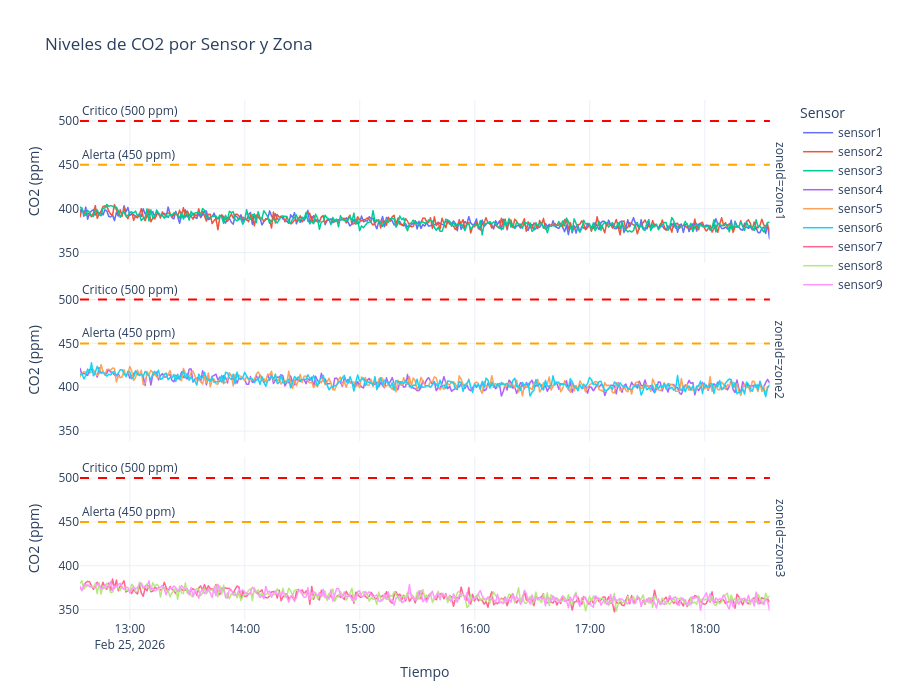

The cell this chart's notebook holds for it:
### Markdown cell above
---
## Niveles de CO2 por Sensor

Evolucion temporal del CO2 con umbrales de alerta.

### Code cell
# Resamplear CO2 a 1 minuto por sensor
df_co2_resampled = (
    df_co2
    .set_index("timestamp")
    .groupby("sensorId")
    .resample("1min")["co2Level"]
    .mean()
    .reset_index()
)

# Asignar zona
df_co2_resampled["zoneId"] = df_co2_resampled["sensorId"].map(SENSOR_ZONE_MAP)

fig_co2 = px.line(
    df_co2_resampled,
    x="timestamp",
    y="co2Level",
    color="sensorId",
    facet_row="zoneId",
    labels={"co2Level": "CO2 (ppm)", "timestamp": "Tiempo", "sensorId": "Sensor"},
    title="Niveles de CO2 por Sensor y Zona",
    template="plotly_white",
    height=700,
)

# Umbrales de CO2
for i in range(len(fig_co2.data)):
    fig_co2.data[i].line.width = 1.5

fig_co2.add_hline(y=450, line_dash="dash", line_color="orange",
                  annotation_text="Alerta (450 ppm)", annotation_position="top left")
fig_co2.add_hline(y=500, line_dash="dash", line_color="red",
                  annotation_text="Critico (500 ppm)", annotation_position="top left")

fig_co2.update_layout(hovermode="x unified")
fig_co2.show()

### Figure 1 — Plotly figure (JSON) as saved in the notebook; plotly's stock layout.template omitted (floating-point values rounded to 4 significant figures; data arrays with more than 128 entries replaced by an {"elided": "..."} marker saying what was removed)
{"data": [{"hovertemplate": "Sensor=sensor1<br>zoneId=zone1<br>Tiempo=%{x}<br>CO2 (ppm)=%{y}<extra></extra>", "legendgroup": "sensor1", "line": {"color": "#636efa", "dash": "solid", "width": 1.5}, "marker": {"symbol": "circle"}, "mode": "lines", "name": "sensor1", "showlegend": true, "type": "scattergl", "x": {"elided": "361 str values"}, "xaxis": "x3", "y": {"elided": "361 float values"}, "yaxis": "y3"}, {"hovertemplate": "Sensor=sensor2<br>zoneId=zone1<br>Tiempo=%{x}<br>CO2 (ppm)=%{y}<extra></extra>", "legendgroup": "sensor2", "line": {"color": "#EF553B", "dash": "solid", "width": 1.5}, "marker": {"symbol": "circle"}, "mode": "lines", "name": "sensor2", "showlegend": true, "type": "scattergl", "x": {"elided": "361 str values"}, "xaxis": "x3", "y": {"elided": "361 float values"}, "yaxis": "y3"}, {"hovertemplate": "Sensor=sensor3<br>zoneId=zone1<br>Tiempo=%{x}<br>CO2 (ppm)=%{y}<extra></extra>", "legendgroup": "sensor3", "line": {"color": "#00cc96", "dash": "solid", "width": 1.5}, "marker": {"symbol": "circle"}, "mode": "lines", "name": "sensor3", "showlegend": true, "type": "scattergl", "x": {"elided": "361 str values"}, "xaxis": "x3", "y": {"elided": "361 float values"}, "yaxis": "y3"}, {"hovertemplate": "Sensor=sensor4<br>zoneId=zone2<br>Tiempo=%{x}<br>CO2 (ppm)=%{y}<extra></extra>", "legendgroup": "sensor4", "line": {"color": "#ab63fa", "dash": "solid", "width": 1.5}, "marker": {"symbol": "circle"}, "mode": "lines", "name": "sensor4", "showlegend": true, "type": "scattergl", "x": {"elided": "361 str values"}, "xaxis": "x2", "y": {"elided": "361 float values"}, "yaxis": "y2"}, {"hovertemplate": "Sensor=sensor5<br>zoneId=zone2<br>Tiempo=%{x}<br>CO2 (ppm)=%{y}<extra></extra>", "legendgroup": "sensor5", "line": {"color": "#FFA15A", "dash": "solid", "width": 1.5}, "marker": {"symbol": "circle"}, "mode": "lines", "name": "sensor5", "showlegend": true, "type": "scattergl", "x": {"elided": "361 str values"}, "xaxis": "x2", "y": {"elided": "361 float values"}, "yaxis": "y2"}, {"hovertemplate": "Sensor=sensor6<br>zoneId=zone2<br>Tiempo=%{x}<br>CO2 (ppm)=%{y}<extra></extra>", "legendgroup": "sensor6", "line": {"color": "#19d3f3", "dash": "solid", "width": 1.5}, "marker": {"symbol": "circle"}, "mode": "lines", "name": "sensor6", "showlegend": true, "type": "scattergl", "x": {"elided": "361 str values"}, "xaxis": "x2", "y": {"elided": "361 float values"}, "yaxis": "y2"}, {"hovertemplate": "Sensor=sensor7<br>zoneId=zone3<br>Tiempo=%{x}<br>CO2 (ppm)=%{y}<extra></extra>", "legendgroup": "sensor7", "line": {"color": "#FF6692", "dash": "solid", "width": 1.5}, "marker": {"symbol": "circle"}, "mode": "lines", "name": "sensor7", "showlegend": true, "type": "scattergl", "x": {"elided": "361 str values"}, "xaxis": "x", "y": {"elided": "361 float values"}, "yaxis": "y"}, {"hovertemplate": "Sensor=sensor8<br>zoneId=zone3<br>Tiempo=%{x}<br>CO2 (ppm)=%{y}<extra></extra>", "legendgroup": "sensor8", "line": {"color": "#B6E880", "dash": "solid", "width": 1.5}, "marker": {"symbol": "circle"}, "mode": "lines", "name": "sensor8", "showlegend": true, "type": "scattergl", "x": {"elided": "361 str values"}, "xaxis": "x", "y": {"elided": "361 float values"}, "yaxis": "y"}, {"hovertemplate": "Sensor=sensor9<br>zoneId=zone3<br>Tiempo=%{x}<br>CO2 (ppm)=%{y}<extra></extra>", "legendgroup": "sensor9", "line": {"color": "#FF97FF", "dash": "solid", "width": 1.5}, "marker": {"symbol": "circle"}, "mode": "lines", "name": "sensor9", "showlegend": true, "type": "scattergl", "x": {"elided": "361 str values"}, "xaxis": "x", "y": {"elided": "361 float values"}, "yaxis": "y"}], "layout": {"annotations": [{"showarrow": false, "text": "zoneId=zone3", "textangle": 90, "x": 0.98, "xanchor": "left", "xref": "paper", "y": 0.1567, "yanchor": "middle", "yref": "paper"}, {"showarrow": false, "text": "zoneId=zone2", "textangle": 90, "x": 0.98, "xanchor": "left", "xref": "paper", "y": 0.5, "yanchor": "middle", "yref": "paper"}, {"showarrow": false, "text": "zoneId=zone1", "textangle": 90, "x": 0.98, "xanchor": "left", "xref": "paper", "y": 0.8433, "yanchor": "middle", "yref": "paper"}, {"showarrow": false, "text": "Alerta (450 ppm)", "x": 0, "xanchor": "left", "xref": "x domain", "y": 450, "yanchor": "bottom", "yref": "y"}, {"showarrow": false, "text": "Alerta (450 ppm)", "x": 0, "xanchor": "left", "xref": "x2 domain", "y": 450, "yanchor": "bottom", "yref": "y2"}, {"showarrow": false, "text": "Alerta (450 ppm)", "x": 0, "xanchor": "left", "xref": "x3 domain", "y": 450, "yanchor": "bottom", "yref": "y3"}, {"showarrow": false, "text": "Critico (500 ppm)", "x": 0, "xanchor": "left", "xref": "x domain", "y": 500, "yanchor": "bottom", "yref": "y"}, {"showarrow": false, "text": "Critico (500 ppm)", "x": 0, "xanchor": "left", "xref": "x2 domain", "y": 500, "yanchor": "bottom", "yref": "y2"}, {"showarrow": false, "text": "Critico (500 ppm)", "x": 0, "xanchor": "left", "xref": "x3 domain", "y": 500, "yanchor": "bottom", "yref": "y3"}], "height": 700, "hovermode": "x unified", "legend": {"title": {"text": "Sensor"}, "tracegroupgap": 0}, "shapes": [{"line": {"color": "orange", "dash": "dash"}, "type": "line", "x0": 0, "x1": 1, "xref": "x domain", "y0": 450, "y1": 450, "yref": "y"}, {"line": {"color": "orange", "dash": "dash"}, "type": "line", "x0": 0, "x1": 1, "xref": "x2 domain", "y0": 450, "y1": 450, "yref": "y2"}, {"line": {"color": "orange", "dash": "dash"}, "type": "line", "x0": 0, "x1": 1, "xref": "x3 domain", "y0": 450, "y1": 450, "yref": "y3"}, {"line": {"color": "red", "dash": "dash"}, "type": "line", "x0": 0, "x1": 1, "xref": "x domain", "y0": 500, "y1": 500, "yref": "y"}, {"line": {"color": "red", "dash": "dash"}, "type": "line", "x0": 0, "x1": 1, "xref": "x2 domain", "y0": 500, "y1": 500, "yref": "y2"}, {"line": {"color": "red", "dash": "dash"}, "type": "line", "x0": 0, "x1": 1, "xref": "x3 domain", "y0": 500, "y1": 500, "yref": "y3"}], "title": {"text": "Niveles de CO2 por Sensor y Zona"}, "xaxis": {"anchor": "y", "domain": [0, 0.98], "title": {"text": "Tiempo"}}, "xaxis2": {"anchor": "y2", "domain": [0, 0.98], "matches": "x", "showticklabels": false}, "xaxis3": {"anchor": "y3", "domain": [0, 0.98], "matches": "x", "showticklabels": false}, "yaxis": {"anchor": "x", "domain": [0, 0.3133], "title": {"text": "CO2 (ppm)"}}, "yaxis2": {"anchor": "x2", "domain": [0.3433, 0.6567], "matches": "y", "title": {"text": "CO2 (ppm)"}}, "yaxis3": {"anchor": "x3", "domain": [0.6867, 1.0], "matches": "y", "title": {"text": "CO2 (ppm)"}}}}
